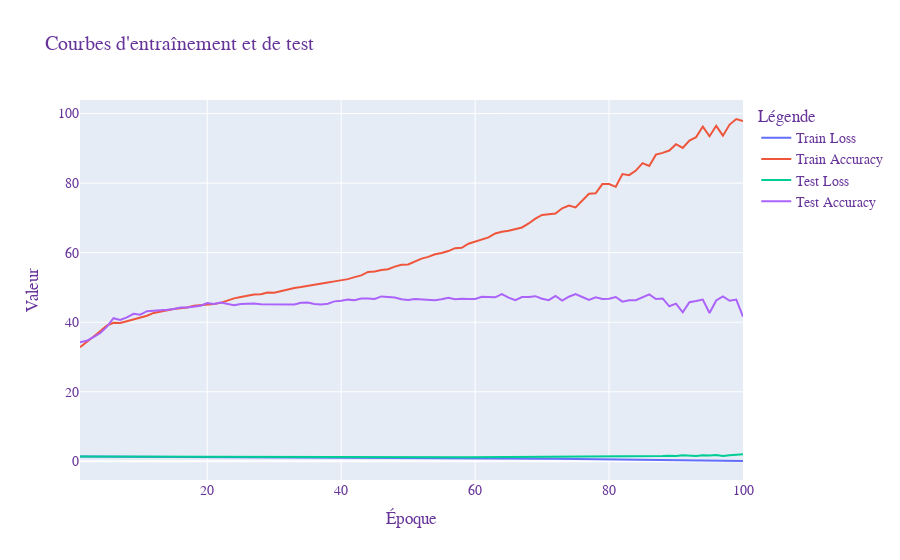

Notebook cell for this chart:
### Code cell
import plotly.graph_objects as go

# Créer les traces pour les courbes d'entraînement et de test
trace_train_loss = go.Scatter(x=list(range(1, num_epochs+1)), y=train_losses, mode='lines', name='Train Loss')
trace_train_acc = go.Scatter(x=list(range(1, num_epochs+1)), y=train_accuracies, mode='lines', name='Train Accuracy')
trace_test_loss = go.Scatter(x=list(range(1, num_epochs+1)), y=test_losses, mode='lines', name='Test Loss')
trace_test_acc = go.Scatter(x=list(range(1, num_epochs+1)), y=test_accuracies, mode='lines', name='Test Accuracy')

# Créer la figure
fig = go.Figure()
fig.add_trace(trace_train_loss)
fig.add_trace(trace_train_acc)
fig.add_trace(trace_test_loss)
fig.add_trace(trace_test_acc)

# Configurer le layout
fig.update_layout(
    title='Courbes d\'entraînement et de test',
    xaxis_title='Époque',
    yaxis_title='Valeur',
    legend_title="Légende",
    font=dict(
        family="Courier New, monospace",
        size=14,
        color="RebeccaPurple"
    )
)

# Afficher le graphique
fig.show()
